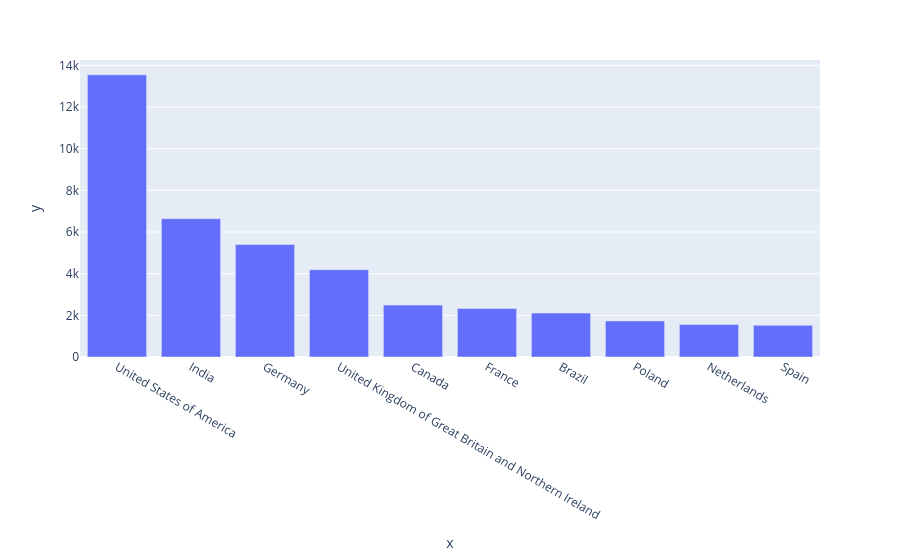

The notebook cell this image was saved under:
### Code cell
def plot_bar(df, column, line=""):
    if line=="":
        line = df[column].value_counts().keys()[:10]
    data = df[column].value_counts()[0:10]

    fig = px.bar(x=line, y=data)

    fig.show()

plot_bar(df,"Country")

### Figure 1 — Plotly figure (JSON) as saved in the notebook; plotly's stock layout.template omitted (floating-point values rounded to 4 significant figures)
{"data": [{"alignmentgroup": "True", "hovertemplate": "x=%{x}<br>y=%{y}<extra></extra>", "legendgroup": "", "marker": {"color": "#636efa", "pattern": {"shape": ""}}, "name": "", "offsetgroup": "", "orientation": "v", "showlegend": false, "textposition": "auto", "type": "bar", "x": ["United States of America", "India", "Germany", "United Kingdom of Great Britain and Northern Ireland", "Canada", "France", "Brazil", "Poland", "Netherlands", "Spain"], "xaxis": "x", "y": [13543, 6639, 5395, 4190, 2490, 2328, 2109, 1732, 1555, 1521], "yaxis": "y"}], "layout": {"barmode": "relative", "legend": {"tracegroupgap": 0}, "margin": {"t": 60}, "xaxis": {"anchor": "y", "domain": [0, 1], "title": {"text": "x"}}, "yaxis": {"anchor": "x", "domain": [0, 1], "title": {"text": "y"}}}}
